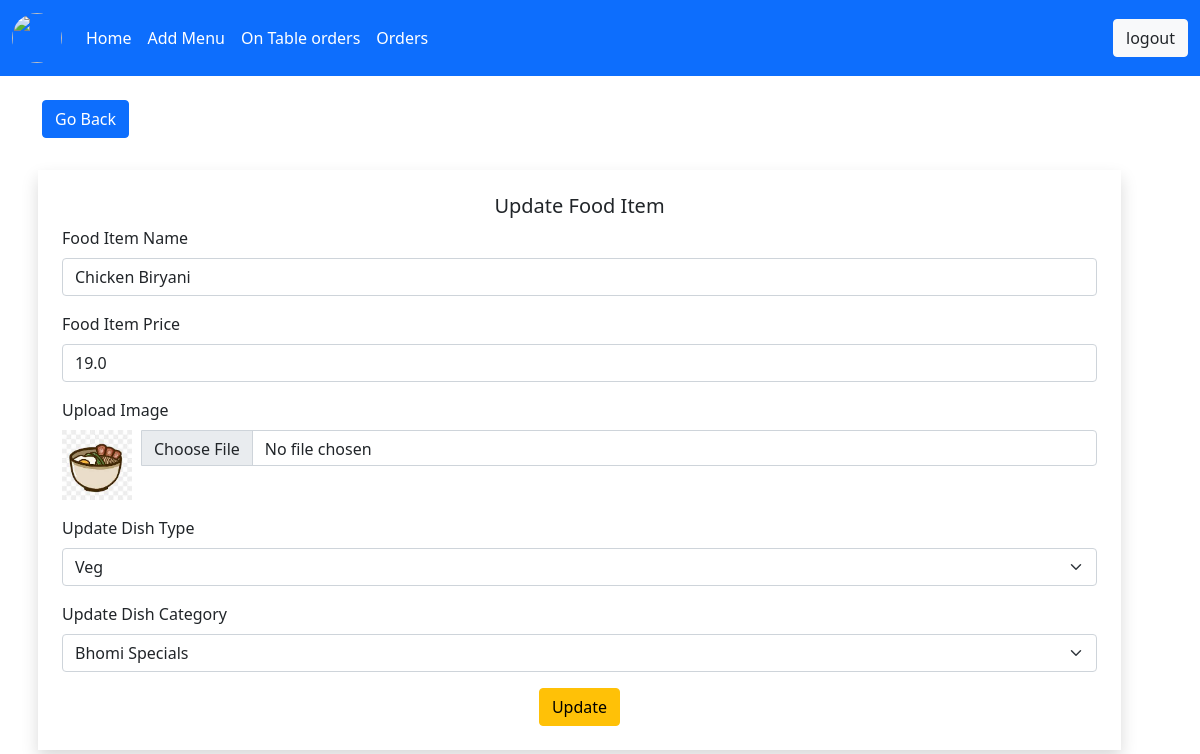
/restaurant/menu/update/food_item/2 (signed in), run on the app's committed database.
### restaurant/models.py (models this page shows, shortened)
class food_item(models.Model):
    item_name = models.CharField(max_length=500)
    item_image = models.ImageField(upload_to='item_logo/',default='item_logo/logo.png'  )
    item_price = models.FloatField(max_length=500)
    restaurant_id = models.ForeignKey(restaurant, on_delete=models.CASCADE)
    dish_category = models.ForeignKey(dish_category,on_delete=models.CASCADE)
    dish_type = models.ForeignKey(dish_type,on_delete=models.CASCADE)

### restaurant/views.py (the view)
# urls.py: path('menu/update/food_item/<id>',views.edit_food_item,name="edit_food_item"),
def edit_food_item(request,id):
    if 'restaurant_email' in request.session:
            res_id = restaurant.objects.get(restaurant_email=request.session['restaurant_email'])
            food_data = food_item.objects.get(id=id)
            dish_types = dish_type.objects.all()
            dish_cat = dish_category.objects.filter(rest_id=res_id)
            return render(request,'restaurant/edit_food_item.html',{'data':food_data,'dish_type':dish_types,'dish_category':dish_cat})
    else:
        messages.error(request,'session expired ! Login Again')
        return  redirect(login)

### templates/restaurant/edit_food_item.html (shortened to what this page needs)
{% extends 'restaurant/base.html' %}
{% block  content %}
<br>
    <div class="container">
       <a href="{% url 'add_food_item' %}" class="btn btn-primary">Go Back</a>
    </div>
    <br>
    <div class="container">
        <div class="row">
            <div class=" shadow p-4 m-2" style="width: 95%;">
                <h5 class="card-title text-center">Update Food Item</h5>
                <form action="{% url 'update_food_item' %}" method="post">
                  <div class="mb-3">
                    <label class="form-label">Food Item Name </label>
                    <input type="text" value="{{ data.item_name }}" class="form-control" name="item_name" required>
                  </div>
                  <div class="mb-3">
                    <label class="form-label">Food Item Price </label>
                    <input type="number" value="{{ data.item_price }}" class="form-control" name="item_price" required>
                  </div>
                  <div class="mb-3 " >
                    <label class="form-label">Upload Image </label>
                      <div class="input-group ">
                          <img src="{{ data.item_image.url }}" class="" style="margin-right:10px;height: 70px;width: 70px;">
                          <input style="height: 36px;width: 50px;" type="file"class="form-control" name="item_image" >
                      </div>
                  </div>
                <label class="form-lable pb-2">Update Dish Type</label>
                   <select class="form-select mb-3" name="dish_type">
                       {% for dish_type in dish_type %}
                       {% ifequal dish_type.id data.dish_type.id %}
                           <option value="{{ dish_type.id }}" selected>{{ dish_type.name }}</option>
                           {% else %}
                           <option value="{{ dish_type.id }}">{{ dish_type.name }}</option>
                       {% endifequal %}
                       {% endfor %}
                   </select>
                   <label class="form-lable pb-2">Update Dish Category</label>
                   <select class="form-select mb-3" name="dish_category">
                       {% for dish_category in dish_category %}
                       {% ifequal dish_category.id data.dish_category.id %}
                           <option value="{{ dish_category.id }}" selected>{{ dish_category.name }}</option>
                           {% else %}
                           <option value="{{ dish_category.id }}">{{ dish_category.name }}</option>
                       {% endifequal %}
                       {% endfor %}
                   </select>
                  <center><button type="submit" class="btn btn-warning">Update</button></center>
                </form>
              </div>
        </div>
    </div>
{% endblock %}

### data on the page
food_item: item_name "Chicken Biryani", item_price "19.0", item_image (picture)

### other printed values
form field dish_type "Veg"
form field dish_category "Bhomi Specials"
